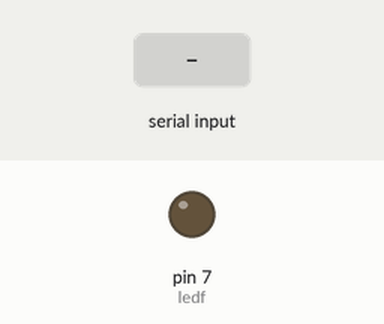
Simulated run of this sketch. Board: Arduino Uno, built with avr-gcc and run on an emulated ATmega328P. On the bench: output pins drawn as LEDs (lit = HIGH). Inputs (shaded band) come from the test bench.

Above: at 1.2 s.
1.3 s: "f" received over Serial
At 2.3 s:
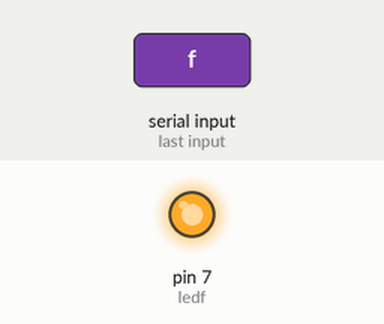
2.8 s: "b" received over Serial
At 3.4 s:
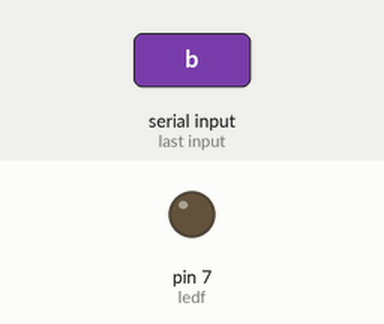
4.3 s: "f" received over the second serial link
At 5.7 s:
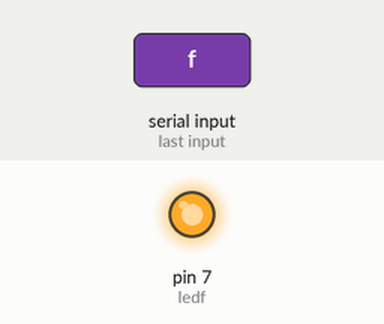
Timing chart, 0 to 7.3 s (numbered marks = the images above; inputs shaded):
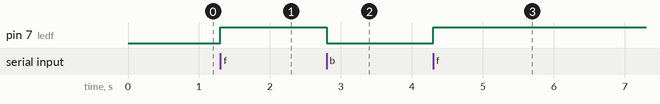

The sketch:

test2.ino
```cpp
#include <SoftwareSerial.h>
#define PWM_WIDTH 500

int bt_rx = 12;
int bt_tx = 11;
int ledf = 7;

SoftwareSerial btSerial(bt_rx, bt_tx);


void setup()
{
  pinMode(ledf, OUTPUT);
  Serial.begin(9600);
  btSerial.begin(9600);
}


void loop()
{
  char com;

  if (Serial.available()){
    com = Serial.read();
  }

  if (btSerial.available()){
    com = btSerial.read();
  }

  if (com == 'f'){
    digitalWrite(ledf, HIGH);
  }

  else if (com == 'b'){
    digitalWrite(ledf, LOW);
  }
}
```

Measured:
- after the input at 1.3 s, pin 7 (ledf): LOW → HIGH at once
- after the input at 2.8 s, pin 7 (ledf): HIGH → LOW at once
- after the input at 4.3 s, pin 7 (ledf): LOW → HIGH at once
